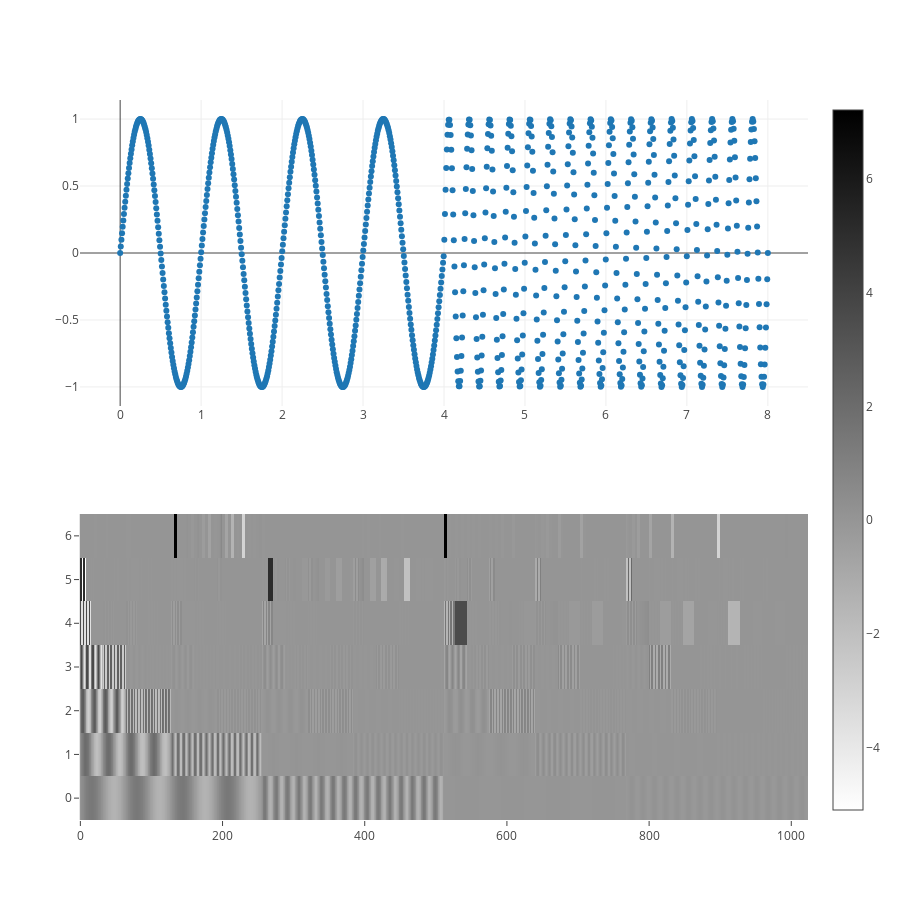

The notebook cell this image was saved under:
### Code cell
N = 1024
T = 8#s
f = 1
w = 2*np.pi*f

t = np.linspace(0, T, N)

s = [np.sin(w * t[i]) if i < 512 else np.sin(4*w*t[i]) for i in range(N)]

wave = WaveletTransform().forward(s, 7)

trace = go.Heatmap(
    z=wave, 
    colorscale='Greys', 
    reversescale=True
)

signal = go.Scatter( 
    x = t,
    y = s,
    name='signal',
    mode='markers'
)

rows = 2
cols = 1
fig = py.tools.make_subplots(rows = rows, cols = cols)
fig['layout'].update(height=rows * 450, width=cols * 900)

fig.append_trace(signal, 1, 1)
fig.append_trace(trace, 2, 1)

py.offline.iplot(fig)

### Figure 1 — Plotly figure (JSON) as saved in the notebook; plotly's stock layout.template omitted (floating-point values rounded to 4 significant figures; data arrays with more than 128 entries replaced by an {"elided": "..."} marker saying what was removed)
{"data": [{"mode": "markers", "name": "signal", "type": "scatter", "x": {"elided": "1024 float values"}, "xaxis": "x1", "y": {"elided": "1024 float values"}, "yaxis": "y1"}, {"colorscale": "Greys", "reversescale": true, "type": "heatmap", "xaxis": "x2", "yaxis": "y2", "z": {"elided": "7x1024 float values"}}], "layout": {"height": 900, "width": 900, "xaxis1": {"anchor": "y1", "domain": [0, 1]}, "xaxis2": {"anchor": "y2", "domain": [0, 1]}, "yaxis1": {"anchor": "x1", "domain": [0.575, 1]}, "yaxis2": {"anchor": "x2", "domain": [0, 0.425]}}}
